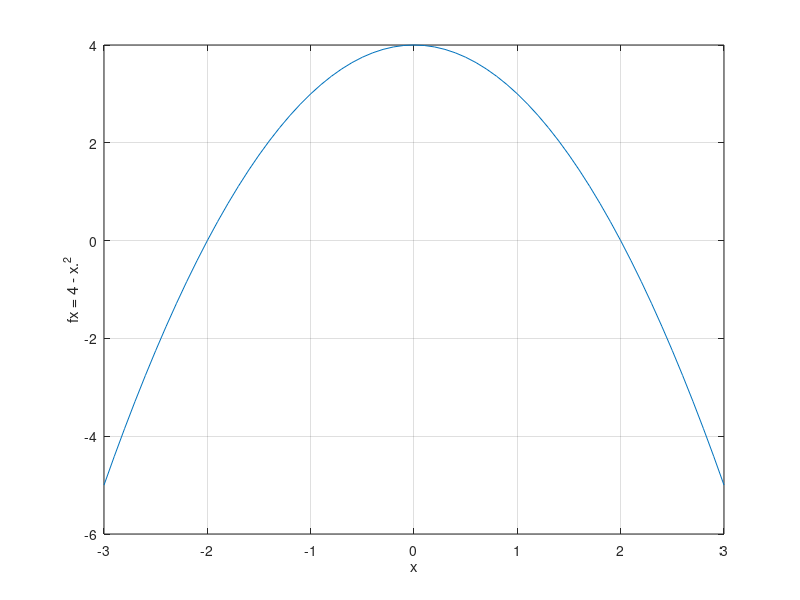

The MATLAB source for this figure:
%% ITESS-TICS
%% Enero-Junio 2024
%% TI201 Cálculo Integral
%% Francisco Javie Montecillo Puente
%% Gráficas
%% 13 mayo 2024

x = -3:0.1:3;
fx = 4 - x.^2;

[x' fx']

plot(x, fx)
grid on
xlabel('x')
ylabel('fx = 4 - x.^2')
%%axis([0,8,0,4])
